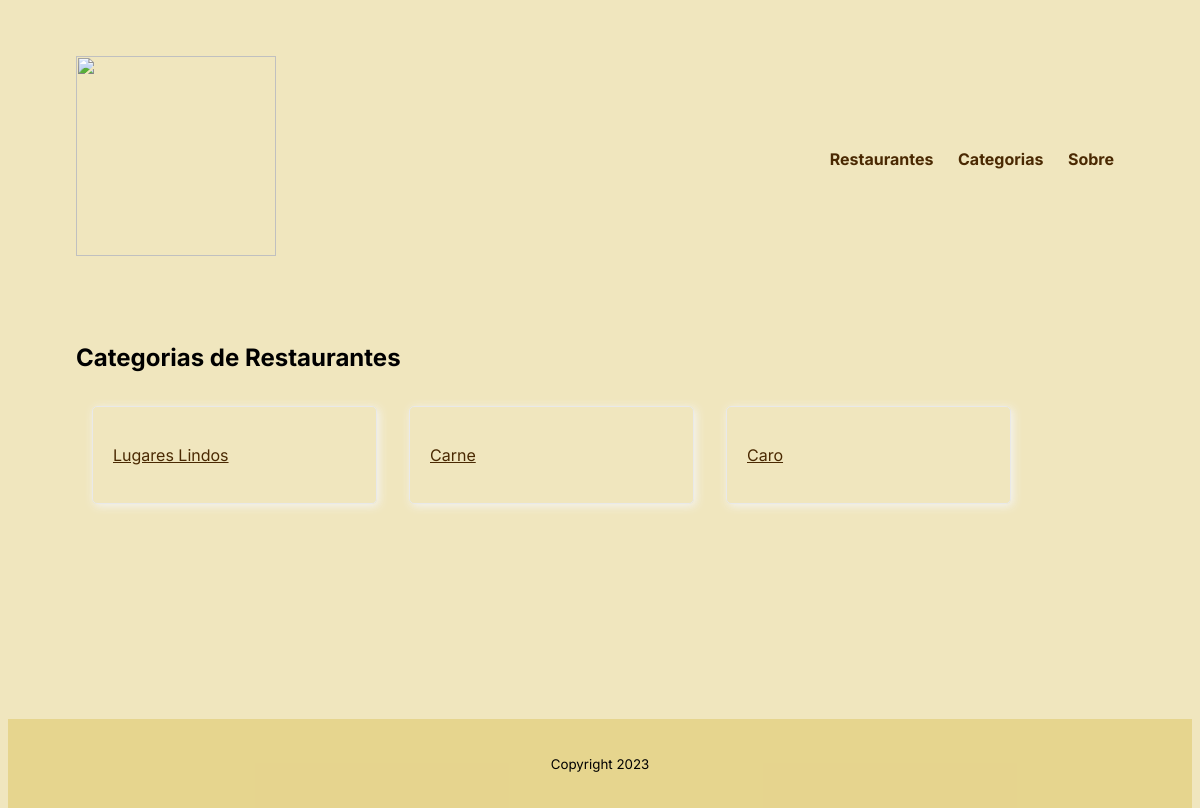
Screenshot of /restaurants/categories/ with the database file from the repository.
### restaurants/models.py (models this page shows, shortened)
class Category(models.Model):
    name = models.CharField(max_length=255)
    content = content = models.TextField()
    posts = models.ManyToManyField(Post)

### restaurants/views.py (the view)
# urls.py: path('categories/', views.CategoryListView.as_view(), name='categories'),
class CategoryListView(generic.ListView):
    model = Category
    template_name = 'restaurants/categories.html'

### restaurants/templates/restaurants/categories.html (shortened to what this page needs)
{% extends 'base.html' %}
{% block content %}
<h2>Categorias de Restaurantes</h2>
<section class="lista-de-cards">
    {% for category in category_list %}
    <article class="card">
        <a href="{% url 'restaurants:detail-category' category.id %}">
            <p>{{ category.name }}</p>
        </a>
    </article>
    {% endfor %}
  </section>
{% endblock content %}

### static/style.css (style rules this page uses)
:root { --primary-color: #000000; --secondary-color: #118bee; --tertiary-color: #f44d27; --secondary-color-light: #30b2ff; --tertiary-color-light: #ff6d28; --bg-color: #fff; --secondary-bg-color: #e9e9e9; --color-shadow: #f4f4f4; font-family: Inter, sans-serif; font-size: 16px; line-height: 1.5em; }
* { box-sizing: border-box; }
html, body, #root { height: 100%; }
body { background-color: rgba(201, 162, 8, 0.263); }
body, #root { display: flex; flex-direction: column; background-color: rgba(201, 162, 8, 0.263); }
.lista-de-cards { display: flex; flex-wrap: wrap; }
.card { border: 1px solid var(--secondary-bg-color); border-radius: 5px; box-shadow: 2px 2px 10px var(--color-shadow); margin: 1rem; padding: 1.25rem; width: 285px; }
a { color: rgb(74, 41, 2); text-decoration: bold; }

### rows the page displays
Category: name "Lugares Lindos"
Category: name "Carne"
Category: name "Caro"
